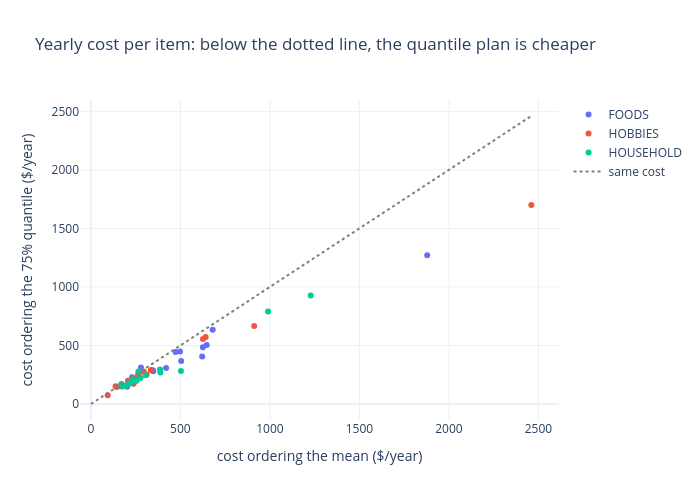

Notebook code cell kept with this figure:
### Code cell
by_item = results.groupby(["item", "plan"], sort=False)["cost"].sum().unstack()
by_item.columns = ["mean", "quantile"]
by_item["category"] = category[by_item.index]

fig = go.Figure()
for cat, g in by_item.groupby("category"):
    fig.add_trace(go.Scatter(x=g["mean"], y=g["quantile"], mode="markers", name=cat, text=g.index,
                             hovertemplate="%{text}<br>mean plan $%{x:,.0f}<br>quantile plan $%{y:,.0f}<extra></extra>"))
top = by_item[["mean", "quantile"]].to_numpy().max()
fig.add_trace(go.Scatter(x=[0, top], y=[0, top], mode="lines", line=dict(dash="dot", color="gray"), name="same cost"))
fig.update_layout(title="Yearly cost per item: below the dotted line, the quantile plan is cheaper",
                  xaxis_title="cost ordering the mean ($/year)", yaxis_title="cost ordering the 75% quantile ($/year)",
                  height=500, width=700, template="plotly_white")
fig.show()
print(f"Quantile plan is cheaper for {(by_item['quantile'] < by_item['mean']).sum()} of {len(by_item)} items")

### Figure 1 — Plotly figure (JSON) as saved in the notebook; plotly's stock layout.template omitted (floating-point values rounded to 4 significant figures)
{"data": [{"hovertemplate": "%{text}<br>mean plan $%{x:,.0f}<br>quantile plan $%{y:,.0f}<extra></extra>", "mode": "markers", "name": "FOODS", "text": ["FOODS_1_154", "FOODS_1_161", "FOODS_1_172", "FOODS_1_218", "FOODS_2_082", "FOODS_3_042", "FOODS_3_140", "FOODS_3_208", "FOODS_3_217", "FOODS_3_304", "FOODS_3_349", "FOODS_3_400", "FOODS_3_410", "FOODS_3_418", "FOODS_3_458", "FOODS_3_499", "FOODS_3_513", "FOODS_3_585", "FOODS_3_661", "FOODS_3_695"], "type": "scatter", "x": [348.3, 498.0, 253.4, 347.7, 625.5, 163.3, 267.8, 647.1, 237.2, 345.0, 621.9, 230.1, 202.1, 420.3, 280.0, 1879.0, 473.2, 242.8, 504.5, 680.6], "y": [279.0, 449.0, 220.6, 285.6, 484.4, 150.9, 254.3, 503.6, 203.8, 285.8, 405.6, 229.5, 147.9, 307.3, 312.4, 1270.0, 443.3, 205.4, 367.4, 633.6]}, {"hovertemplate": "%{text}<br>mean plan $%{x:,.0f}<br>quantile plan $%{y:,.0f}<extra></extra>", "mode": "markers", "name": "HOBBIES", "text": ["HOBBIES_1_004", "HOBBIES_1_014", "HOBBIES_1_029", "HOBBIES_1_030", "HOBBIES_1_048", "HOBBIES_1_055", "HOBBIES_1_074", "HOBBIES_1_078", "HOBBIES_1_103", "HOBBIES_1_147", "HOBBIES_1_148", "HOBBIES_1_254", "HOBBIES_1_268", "HOBBIES_1_371", "HOBBIES_1_404"], "type": "scatter", "x": [335.0, 93.98, 641.2, 256.5, 238.3, 912.4, 262.8, 626.2, 143.8, 2460.0, 294.8, 311.6, 244.1, 207.1, 137.9], "y": [289.5, 75.53, 572.9, 216.6, 173.9, 666.3, 248.1, 554.7, 144.6, 1701.0, 277.2, 251.7, 190.5, 198.0, 151.1]}, {"hovertemplate": "%{text}<br>mean plan $%{x:,.0f}<br>quantile plan $%{y:,.0f}<extra></extra>", "mode": "markers", "name": "HOUSEHOLD", "text": ["HOUSEHOLD_1_050", "HOUSEHOLD_1_096", "HOUSEHOLD_1_129", "HOUSEHOLD_1_204", "HOUSEHOLD_1_243", "HOUSEHOLD_1_262", "HOUSEHOLD_1_292", "HOUSEHOLD_1_306", "HOUSEHOLD_1_351", "HOUSEHOLD_1_383", "HOUSEHOLD_1_418", "HOUSEHOLD_1_473", "HOUSEHOLD_1_497", "HOUSEHOLD_1_517", "HOUSEHOLD_1_538"], "type": "scatter", "x": [265.6, 1228.0, 254.9, 306.4, 174.9, 170.3, 386.2, 215.5, 277.1, 229.0, 503.2, 388.7, 989.6, 230.8, 194.2], "y": [277.7, 927.6, 199.7, 245.9, 149.3, 171.7, 294.2, 173.4, 221.2, 204.6, 281.7, 270.1, 790.9, 188.3, 158.0]}, {"line": {"color": "gray", "dash": "dot"}, "mode": "lines", "name": "same cost", "type": "scatter", "x": [0, 2460.0], "y": [0, 2460.0]}], "layout": {"height": 500, "title": {"text": "Yearly cost per item: below the dotted line, the quantile plan is cheaper"}, "width": 700, "xaxis": {"title": {"text": "cost ordering the mean ($/year)"}}, "yaxis": {"title": {"text": "cost ordering the 75% quantile ($/year)"}}}}
